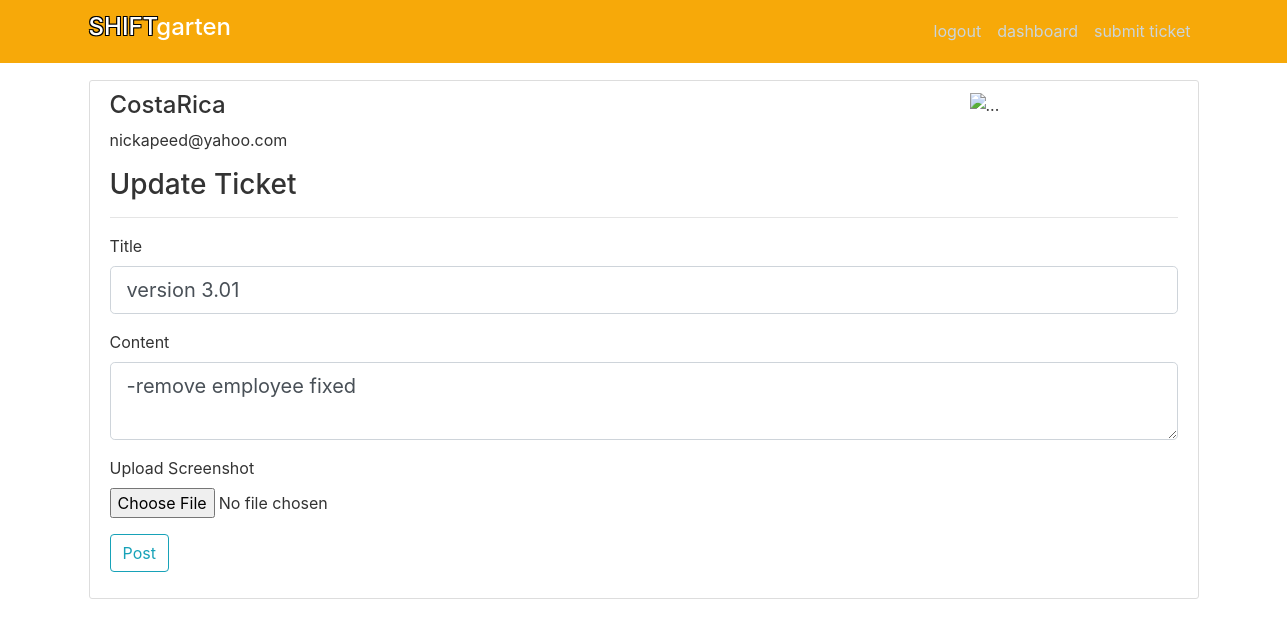
/post/7/update (signed in), run on the app's committed database.
### dmrApp/models.py (models this page shows, shortened)
class User(db.Model, UserMixin):
    id = db.Column(db.Integer, primary_key=True)
    username=db.Column(db.String(50), unique=True, nullable=False)
    email = db.Column(db.String(150), unique=True, nullable=False)
    image_file = db.Column(db.String(100),nullable=False, default='default.jpg')
    password = db.Column(db.String(100), nullable=False)
    timeStamp = db.Column(db.DateTime, default=datetime.now)
    permission = db.Column(db.Text)
    theme = db.Column(db.Text)
    posts = db.relationship('Post', backref='author', lazy=True)
    dmrsEntry = db.relationship('Dmrs', backref='dmrUser', lazy=True)
    shiftsEntry = db.relationship('Shifts', backref='dmrShiftUser', lazy=True)
    employeeId = db.relationship('Employees', backref='employeeUser', lazy=True)

class Post(db.Model):
    id = db.Column(db.Integer, primary_key=True)
    title= db.Column(db.String(100), nullable=False)
    date_posted = db.Column(db.DateTime, nullable=False, default=datetime.utcnow)
    content = db.Column(db.Text)
    screenshot = db.Column(db.String(100))
    user_id = db.Column(db.Integer, db.ForeignKey('user.id'), nullable=False)

### dmrApp/posts/routes.py (the view)
@posts.route('/post/<post_id>/update', methods = ["GET", "POST"])
@login_required
def update_post(post_id):
    post = Post.query.get_or_404(post_id)
    if post.author != current_user:
        abort(403)
    form = PostForm()
    if form.validate_on_submit():
        post.title = form.title.data
        post.content = form.content.data
        db.session.commit()
        flash('Your post has been updated!', 'success')
        return redirect(url_for('posts.post', post_id=post.id))
    elif request.method == 'GET':
        form.title.data = post.title
        form.content.data = post.content
    return render_template('create_post.html', title='Update Ticket',
                           form=form, legend='Update Ticket')

### dmrApp/posts/forms.py
class PostForm(FlaskForm):
    title = StringField('Title',validators=[DataRequired()])
    content = TextAreaField('Content',validators=[DataRequired()], render_kw={'placeholder':placeholderMessage})
    picture = FileField('Upload Screenshot', validators = [FileAllowed(['jpg','png'])])
    submit = SubmitField('Post')

### dmrApp/models.py (called while the page is built)
@login_manager.user_loader
def load_user(user_id):
    return User.query.get(int(user_id))

### dmrApp/templates/create_post.html (shortened to what this page needs)
{% extends 'layout.html' %}
{% block content %}
<form method="POST" action="" enctype="multipart/form-data">
	<fieldset class="form-group">
		<div class="form-group">
			{{ form.title.label(class="form-control-label") }}
			{% if form.title.errors %}
				{{ form.username(class="form-control form-control-lg is-invalid") }}
				<div class="invalid-feedback">
					{% for error in form.title.errors %}
						<span>{{ error }}</span>
					{% endfor %}
				</div>
			{% else %}
				{{ form.title(class="form-control form-control-lg") }}
			{% endif %}
		</div>
		<div class="form-group">
			{{ form.content.label(class="form-control-label") }}
			{% if form.content.errors %}
				{{ form.content(class="form-control form-control-lg is-invalid") }}
				<div class="invalid-feedback">
					{% for error in form.content.errors %}
						<span>{{ error }}</span>
					{% endfor %}
				</div>
			{% else %}
				{{ form.content(class="form-control form-control-lg") }}
			{% endif %}
		</div>
		{{ form.picture.label() }}
		{{ form.picture(class="form-control-file") }}
	</fieldset>
	<div class="form-group">
		{{ form.submit(class="btn btn-outline-info") }}
	</div>
</form>
{% endblock %}

### dmrApp/templates/layout.html (shortened to what this page needs)
<!DOCTYPE html>
<html>
<head>
    <link rel="stylesheet" href="https://maxcdn.bootstrapcdn.com/bootstrap/4.0.0/css/bootstrap.min.css">
	{% if darkMode %}
    <link rel="stylesheet" type="text/css" href="{{ url_for('static', filename='mainDark.css') }}">
	{% else %}
	<link rel="stylesheet" type="text/css" href="{{ url_for('static', filename='main.css') }}">
	{% endif %}
</head>
<body class="siteBgColor">
    <header class="site-header">
      <nav class="navbar navbar-custom navbar-expand-md navbar-dark bg-steel fixed-top">
        <div class="container">
          <a class="navbar-brand mr-4" href="/"><h4><span class="strokeme">SHIFT</span>garten</h4></a>
          <div class="collapse navbar-collapse" id="navbarToggle">
            <div class="navbar-nav">
                {% if current_user.is_authenticated %}
                    <a class="nav-item nav-link" href="{{ url_for('users.logout') }}">logout</a>
                    <a class="nav-item nav-link" href="{{ url_for('dmr.dashboard') }}">dashboard</a>
					<a class="nav-item nav-link" href="{{ url_for('posts.new_post') }}">submit ticket</a>
                {% else %}
                  <a class="nav-item nav-link" href="{{ url_for('users.login') }}">login</a>
                  <a class="nav-item nav-link" href="{{ url_for('users.register') }}">register</a>
                {% endif %}
            </div>
          </div>
        </div>
      </nav>
    </header>
        <main role="main" class="container siteBgColor">
      <div class="row siteBgColor">
        <div class="col-md-12">
		  <div class="content-section siteBgColor">
			<div class="row siteBgColor">
			{% if current_user.is_authenticated %}
				<div class="col-3"><h4>{{ current_user.username }}</h4>
					<p>{{ current_user.email }}</p></div>
			{% endif %}
				<div class="col-5"></div>
				<div class="col-4" id="logoAlignRight"><img src="\static\profile_pics\cbc.logo.jpg" alt="..."></div>
			</div>
		      <h3 class="siteBgColor">{{ legend }}</h3>
			<hr>
          {% block content %}{% endblock %}
		  </div>
        </div>
      </div>
    </main>
</body>
</html>

### dmrApp/static/main.css (style rules this page uses)
body { color: #333333; margin-top: 5rem; }
.bg-steel { background-color: rgb(247, 169, 9); }
.site-header .navbar-nav .nav-link { color: #cbd5db; }
.content-section { background: #ffffff; padding: 10px 20px; border: 1px solid #dddddd; border-radius: 3px; margin-bottom: 20px; }
.strokeme { color: white; text-shadow: -1px -1px 0 #000, 1px -1px 0 #000, -1px 1px 0 #000, 1px 1px 0 #000; }
#logoAlignRight { position: relative; left: 8em; }

### data on the page
User: username "CostaRica", email "nickapeed@yahoo.com"
Post: title "version 3.01", content "-remove employee fixed"

### other printed values
{{ legend }} "Update Ticket"
